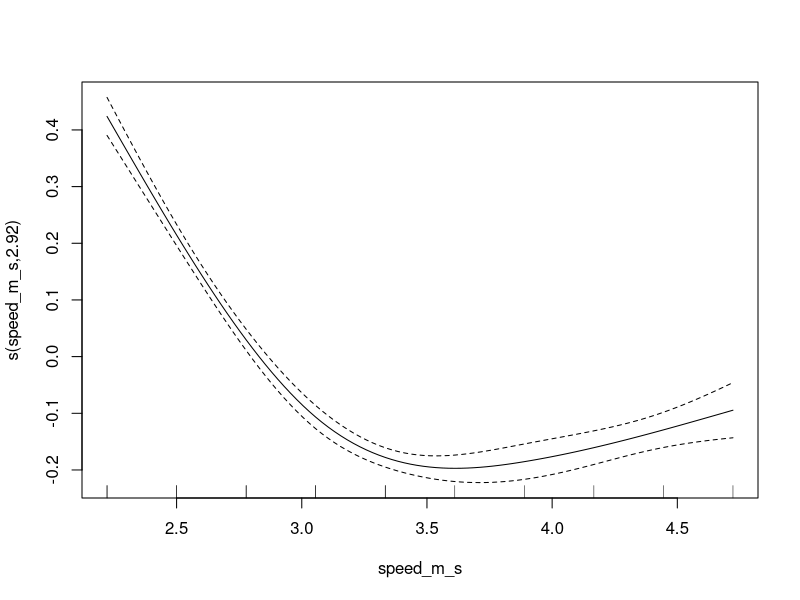
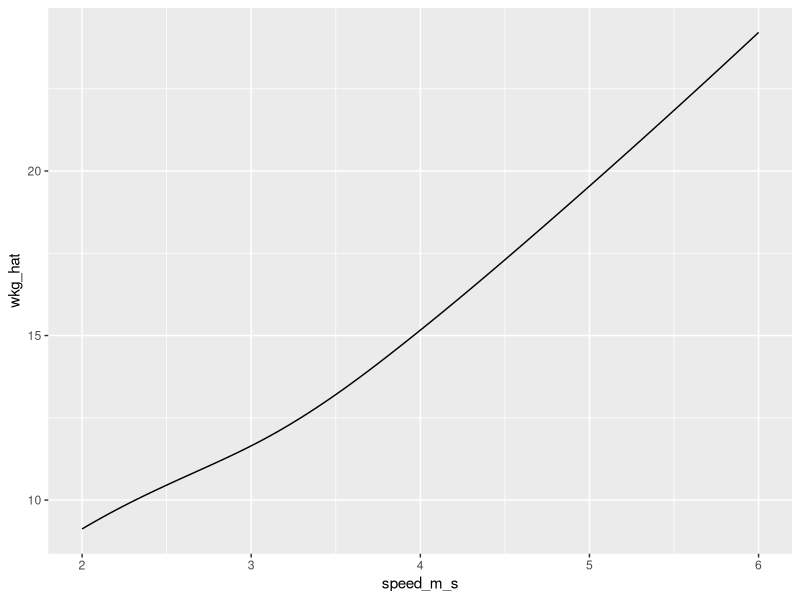
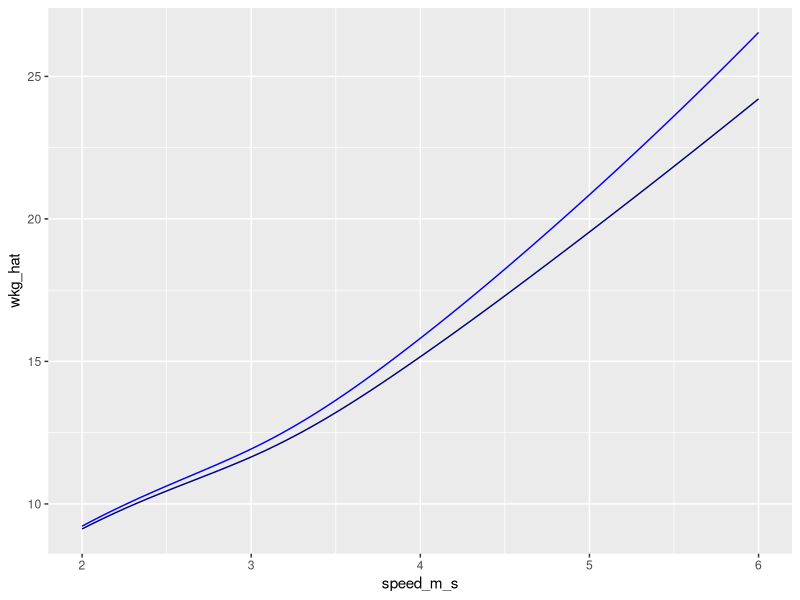
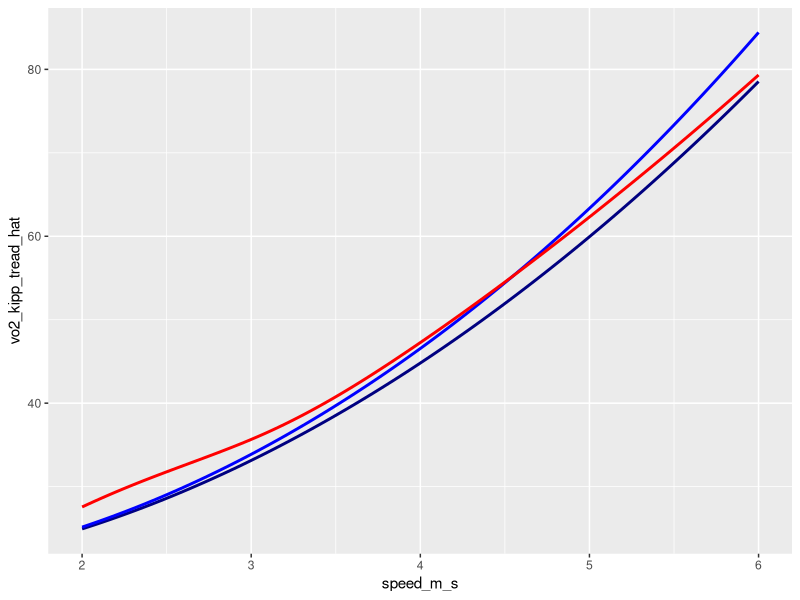
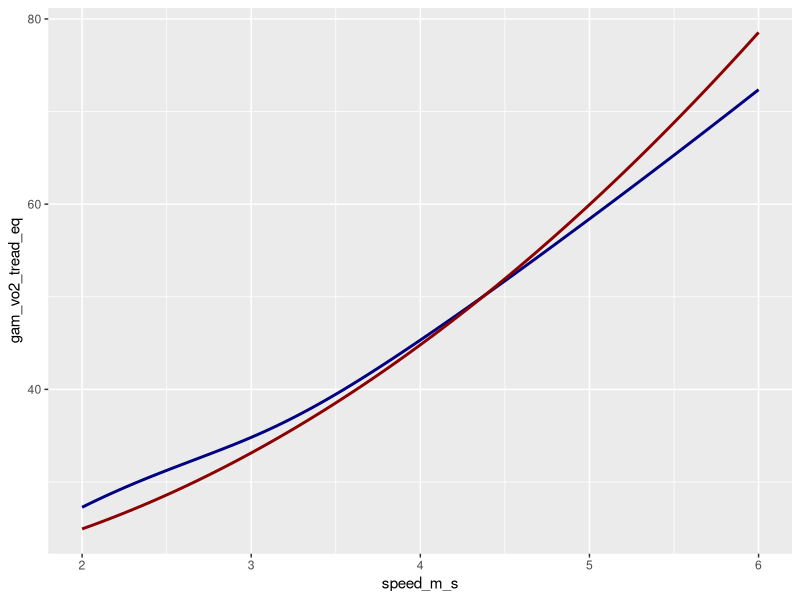

Generate these figures, in order, with R: (Note: this script raises an error after producing the figures.)
#Export black gam



# TODO:

# Think I will go with the black polynomial since it does ake sense to assume curvature otusdie range of data
# Need to cehck Vo2 covnersion against Brockwell equation - assume RER of like...0.9? 
#Or wahtever is typical for amrathon, not super important I hink

#Thens tart impelmenting in JS


# OK SO current todo is basically

# Make anotehr plto shwoing black but with no air resitance added from drag eqn

#Compare black with pugh to black with drag eqn

#Can repro the Kipp paper with Kipchoge's data and the 0.45 Ap

#Go back to js and re-implement? hmmmm barin now orky


#Just to cehck it against their reuslst

library(mgcv)
library(tidyverse)
library(jsonlite)

n_total <- 24 + 68 #Total N in Black et al. 2018

#Black et al digitized data
df <- read_csv("black_data_all.csv", show_col_types = FALSE) %>%
  #Speed in m/s, Cr in J/kg/m
  mutate(speed_m_s = speed_kmh/3.6,
         energy_j_kg_m = energy_kcal_kg_km*4.184,
         category = factor(category, 
                           levels = c("recreational", "elite"))
  ) %>%
  #SD is average of +/-1 sd
  mutate(st_dev = 0.5*(energy_kcal_kg_km - sd_lower) + 0.5*(sd_upper - energy_kcal_kg_km),
         st_dev_joules = st_dev*4.184) %>%
  #Weights should be (1/variance) * (n_group / n_total), SD squared is variance 
  mutate(reg_weight = 1/(st_dev_joules**2)*n_group*n_total) %>%
  #normalize weights
  mutate(reg_weight = reg_weight/sum(reg_weight))


# -- Fit gam
wt_mod <- gam(energy_j_kg_m ~ s(speed_m_s, bs="cr", k=4) + category,
              data = df,
              weights = reg_weight)
summary(wt_mod)
plot(wt_mod)


# Functions from Kipp 2019


#This constant is from 0.00354*Ap and they use Kipchoge
#58 kg and height = 1.71 m and Ap of 0.45


#Leger and Mercier 1984
LM_fn <- function(v) 11.39*v + 2.209 + 0.02724*v^3
#Returns VO2 in ml/kg/min

batliner_fn <- function(v) 1.5355*v^2 + 1.5374*v + 15.661 + 0.02724*v^3

black_fn <- function(v) 1.9128*v^2 - 3.2483*v + 25.806 + 0.02724*v^3
black_tread_fn <- function(v) 1.9128*v^2 - 3.2483*v + 25.806
#no air resistance term

kipp_fn <- function(v) 1.7321*v^2 - 0.4538*v + 18.91 + 0.02724*v^3
kipp_tread_fn <- function(v) 1.7321*v^2 - 0.4538*v + 18.91


# Ok so, if we want to know metabolic cost of running in calm air..

v_vec <- seq(2,6, length.out = 101)


df_pred <- data.frame(speed_m_s = v_vec,
                      category = factor("elite"))

df_pred$cr_hat <- predict(wt_mod, newdata = df_pred, type="response") %>% as.vector()
df_pred$wkg_hat <- df_pred$cr_hat*df_pred$speed_m_s

#This is metabolic cost on treadmill
df_pred %>%
  ggplot(aes(x=speed_m_s, y=wkg_hat)) + 
  geom_line()

#Now need to know how much to add. get Fdrag


Ap <-  0.45
bw_kg <- 58
bw_n <- bw_kg*9.8065 
air_density <- 1.225
Cd <- 0.9 #Drag coefficient

get_fdrag <- function(v) 0.5*air_density*v^2*Cd*Ap
#Returns force in Newtons


#Use Da Silva euqations to get actual drag forces
df_pred$F_drag_N <- get_fdrag(df_pred$speed_m_s)
df_pred$F_drag_BW_pct <- df_pred$F_drag_N/bw_n*100
df_pred$delta_Wkg_pct <- 6.13*df_pred$F_drag_BW_pct

#Overground
df_pred$overground_Wkg <- df_pred$wkg_hat*(1 + df_pred$delta_Wkg_pct/100)


df_pred %>%
  ggplot(aes(x=speed_m_s, y=wkg_hat)) + 
  geom_line(color="navy")+
  geom_line(aes(y=overground_Wkg), color = "blue")

#Convert to VO2

#TODO: fix and make not approxiamte!


df_pred$gam_vo2_tread_eq <- df_pred$wkg_hat*60/20.075 #CHECK /FIX!!
df_pred$vo2_drag_eq <- df_pred$overground_Wkg*60/20.075 #CHECK /FIX!!



#Drop in various formulas
df_pred$vo2_LM_hat <- LM_fn(df_pred$speed_m_s)
df_pred$vo2_batliner_hat <- batliner_fn(df_pred$speed_m_s)
df_pred$vo2_black_hat <- black_fn(df_pred$speed_m_s)
df_pred$vo2_kipp_hat <- kipp_fn(df_pred$speed_m_s)
df_pred$vo2_kipp_tread_hat <- kipp_tread_fn(df_pred$speed_m_s)
df_pred %>% glimpse()


df_pred %>%
  ggplot(aes(x=speed_m_s, y=vo2_kipp_tread_hat)) + 
  geom_line(color = "navy", linewidth=1) + 
  geom_line(aes(y=vo2_kipp_hat), color = "blue", linewidth=1) +
  geom_line(aes(y=vo2_drag_eq), color = "red", linewidth=1) 



df_pred %>%
  ggplot(aes(x=speed_m_s, y=gam_vo2_tread_eq)) + 
  geom_line(color = "navy", linewidth=1) +
  # geom_line(aes(y=vo2_drag_eq), color = "blue", linewidth=1)  +
  geom_line(aes(y=vo2_kipp_tread_hat), color = "darkred", linewidth=1) 
  # geom_line(aes(y=vo2_kipp_hat), color = "red", linewidth=1) 





# All plot
df_new <- df_pred %>%
  pivot_longer(starts_with("vo2"),
               names_to = "calc_method",
               names_prefix = "vo2_",
               values_to = "vo2")




col_v <- c("gray","gray","red","gray","gray")

df_new %>%
  ggplot(aes(x=speed_m_s, y=vo2, color = calc_method)) + 
  geom_line(linewidth = 2, alpha = 0.5) + 
  #scale_color_brewer(palette = "Set1") +
  scale_color_manual(values = col_v) + 
  theme_bw()



















# --- Grid for data analysis in javascript ---
#Can make bigger later if needed
ng_java <- 201
java_df <- data.frame(speed_m_s = seq(0,10, length.out = ng_java),
                      category = factor("elite"))

#Foollowing 
#https://stats.stackexchange.com/questions/406566
#I don't really see how this is different from predict.gam() but whatever

lp_mat <- predict(wt_mod, newdata = java_df, type="lpmatrix")
beta_coef <- coef(wt_mod)
pred_mat <- lp_mat %*% beta_coef

export_df <- data.frame(speed_m_s = java_df$speed_m_s,
                        energy_j_kg_m = pred_mat,
                        energy_j_kg_s = pred_mat*java_df$speed_m_s)

json_data <- toJSON(export_df, pretty = TRUE, dataframe = 'columns')

# Write the JSON to a file
write(json_data, "black_data_gam.json")
